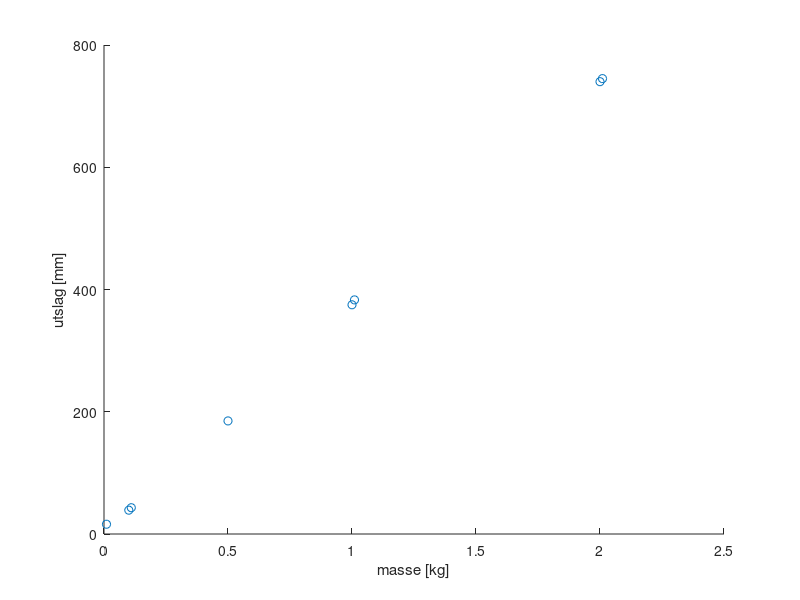

Write the MATLAB code that produced this figure.
 mass = [0.01, 0.1, 0.11, 0.5, 1, 1.01, 2, 2.01]; 
 
 length = [16, 39, 43, 185, 375, 383, 740, 745];
 
 scatter(mass, length)

xlabel("masse [kg]")
ylabel("utslag [mm]")
